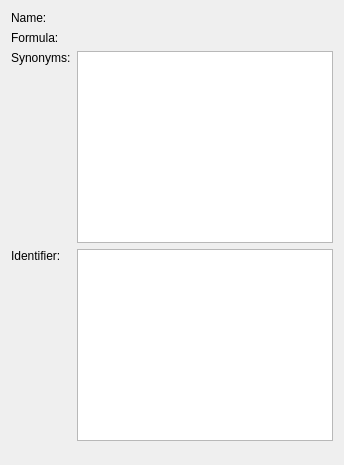
<?xml version="1.0" encoding="UTF-8"?>
<ui version="4.0">
 <class>ReactionEntryDisplayWidget</class>
 <widget class="QWidget" name="ReactionEntryDisplayWidget">
  <property name="geometry">
   <rect>
    <x>0</x>
    <y>0</y>
    <width>333</width>
    <height>465</height>
   </rect>
  </property>
  <property name="windowTitle">
   <string>Form</string>
  </property>
  <layout class="QFormLayout" name="formLayout">
   <item row="0" column="0">
    <widget class="QLabel" name="label">
     <property name="sizePolicy">
      <sizepolicy hsizetype="Minimum" vsizetype="Preferred">
       <horstretch>0</horstretch>
       <verstretch>0</verstretch>
      </sizepolicy>
     </property>
     <property name="text">
      <string>Name:</string>
     </property>
    </widget>
   </item>
   <item row="0" column="1">
    <widget class="QLabel" name="label_name">
     <property name="sizePolicy">
      <sizepolicy hsizetype="Minimum" vsizetype="Preferred">
       <horstretch>0</horstretch>
       <verstretch>0</verstretch>
      </sizepolicy>
     </property>
     <property name="text">
      <string/>
     </property>
     <property name="wordWrap">
      <bool>false</bool>
     </property>
    </widget>
   </item>
   <item row="1" column="0">
    <widget class="QLabel" name="label_4">
     <property name="sizePolicy">
      <sizepolicy hsizetype="Minimum" vsizetype="Preferred">
       <horstretch>0</horstretch>
       <verstretch>0</verstretch>
      </sizepolicy>
     </property>
     <property name="text">
      <string>Formula:</string>
     </property>
    </widget>
   </item>
   <item row="1" column="1">
    <widget class="QLabel" name="label_formula">
     <property name="sizePolicy">
      <sizepolicy hsizetype="Minimum" vsizetype="Preferred">
       <horstretch>0</horstretch>
       <verstretch>0</verstretch>
      </sizepolicy>
     </property>
     <property name="text">
      <string/>
     </property>
    </widget>
   </item>
   <item row="2" column="0">
    <widget class="QLabel" name="label_3">
     <property name="sizePolicy">
      <sizepolicy hsizetype="Minimum" vsizetype="Preferred">
       <horstretch>0</horstretch>
       <verstretch>0</verstretch>
      </sizepolicy>
     </property>
     <property name="text">
      <string>Synonyms:</string>
     </property>
     <property name="alignment">
      <set>Qt::AlignLeading|Qt::AlignLeft|Qt::AlignTop</set>
     </property>
    </widget>
   </item>
   <item row="2" column="1">
    <widget class="QListWidget" name="list_synonyms">
     <property name="sizePolicy">
      <sizepolicy hsizetype="Minimum" vsizetype="Minimum">
       <horstretch>0</horstretch>
       <verstretch>0</verstretch>
      </sizepolicy>
     </property>
     <property name="frameShape">
      <enum>QFrame::StyledPanel</enum>
     </property>
     <property name="editTriggers">
      <set>QAbstractItemView::NoEditTriggers</set>
     </property>
     <property name="selectionMode">
      <enum>QAbstractItemView::NoSelection</enum>
     </property>
     <property name="layoutMode">
      <enum>QListView::SinglePass</enum>
     </property>
    </widget>
   </item>
   <item row="3" column="0">
    <widget class="QLabel" name="label_5">
     <property name="sizePolicy">
      <sizepolicy hsizetype="Minimum" vsizetype="Preferred">
       <horstretch>0</horstretch>
       <verstretch>0</verstretch>
      </sizepolicy>
     </property>
     <property name="text">
      <string>Identifier:</string>
     </property>
     <property name="alignment">
      <set>Qt::AlignLeading|Qt::AlignLeft|Qt::AlignTop</set>
     </property>
    </widget>
   </item>
   <item row="3" column="1">
    <widget class="AnnotationTableWidget" name="table_identifiers">
     <property name="sizePolicy">
      <sizepolicy hsizetype="Minimum" vsizetype="Minimum">
       <horstretch>0</horstretch>
       <verstretch>0</verstretch>
      </sizepolicy>
     </property>
     <property name="editTriggers">
      <set>QAbstractItemView::NoEditTriggers</set>
     </property>
     <property name="wordWrap">
      <bool>false</bool>
     </property>
     <attribute name="horizontalHeaderStretchLastSection">
      <bool>true</bool>
     </attribute>
     <attribute name="verticalHeaderVisible">
      <bool>false</bool>
     </attribute>
     <attribute name="verticalHeaderHighlightSections">
      <bool>false</bool>
     </attribute>
    </widget>
   </item>
  </layout>
 </widget>
 <customwidgets>
  <customwidget>
   <class>AnnotationTableWidget</class>
   <extends>QTableWidget</extends>
   <header>GEMEditor.base.widgets</header>
  </customwidget>
 </customwidgets>
 <resources/>
 <connections/>
</ui>
